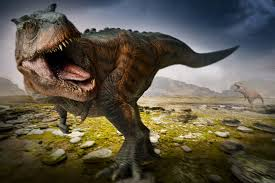
#> input picture ai/image.jpg, 275 x 183 px
$ python 2025053001.py
#> lines starting #> are read from the running program, lines starting #| are printed output that depends on the picture
import numpy as np
import cv2

image = cv2.imread("image.jpg")
#> image is the input picture: shape (183, 275, 3); mean B, G, R 70.8, 86.7, 94
cv2.imshow("Original", image)
(B,G,R) = cv2.split(image)
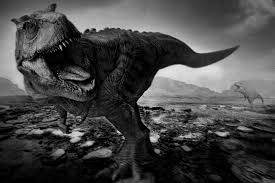
#> B: shape (183, 275); min 0, max 238, mean 70.8
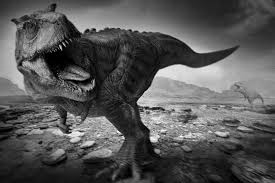
#> G: shape (183, 275); min 0, max 255, mean 86.7
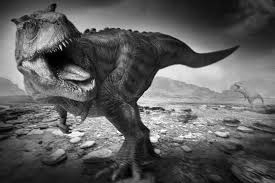
#> R: shape (183, 275); min 0, max 255, mean 94
zeros = np.zeros(image.shape[:2], dtype="uint8")
cv2.imshow("Red", cv2.merge([zeros, zeros, R]))
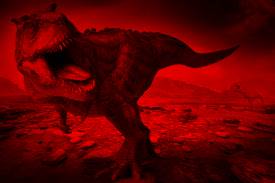
#> window 'Red': shape (183, 275, 3); mean B, G, R 0, 0, 94
cv2.imshow("Green", cv2.merge([zeros, G, zeros]))
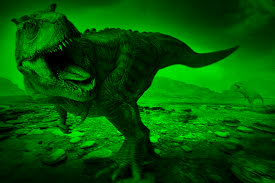
#> window 'Green': shape (183, 275, 3); mean B, G, R 0, 86.7, 0
cv2.imshow("Blue", cv2.merge([B, zeros, zeros]))
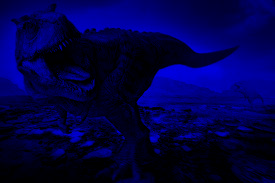
#> window 'Blue': shape (183, 275, 3); mean B, G, R 70.8, 0, 0

cv2.waitKey(0)
cv2.destroyAllWindows()
